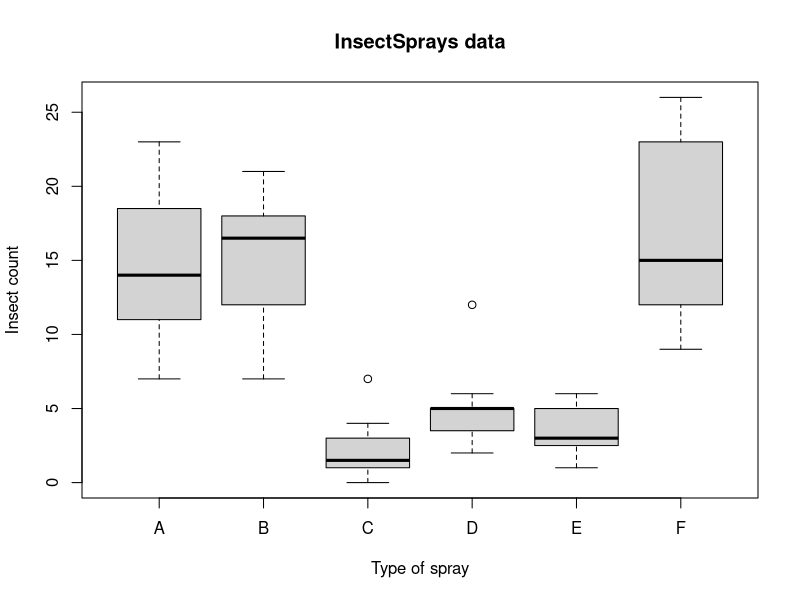
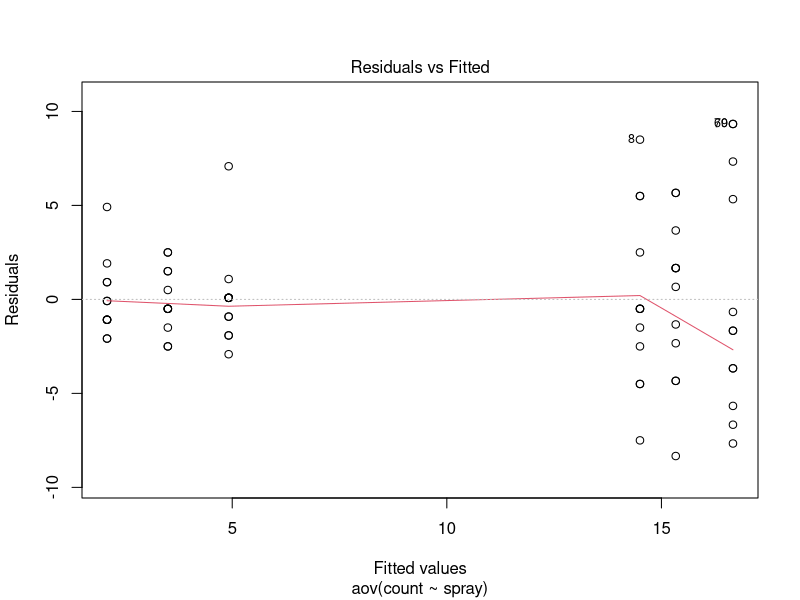
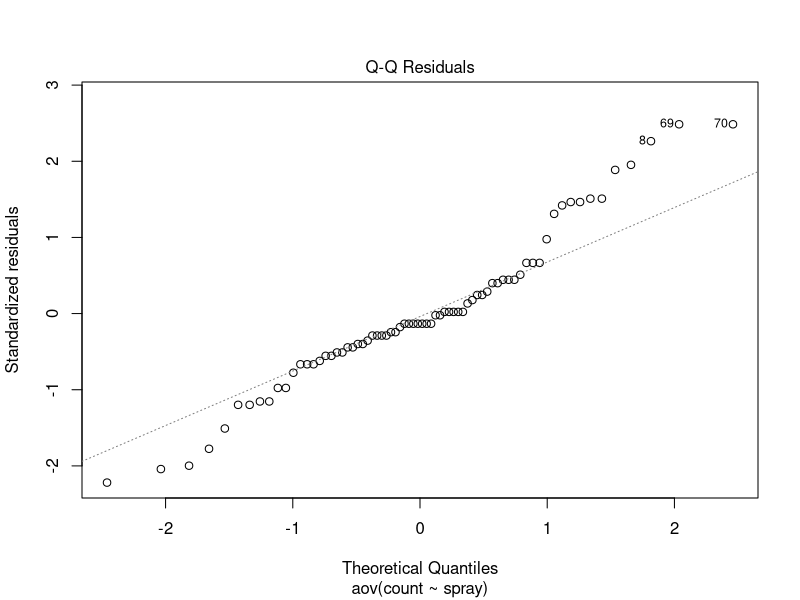
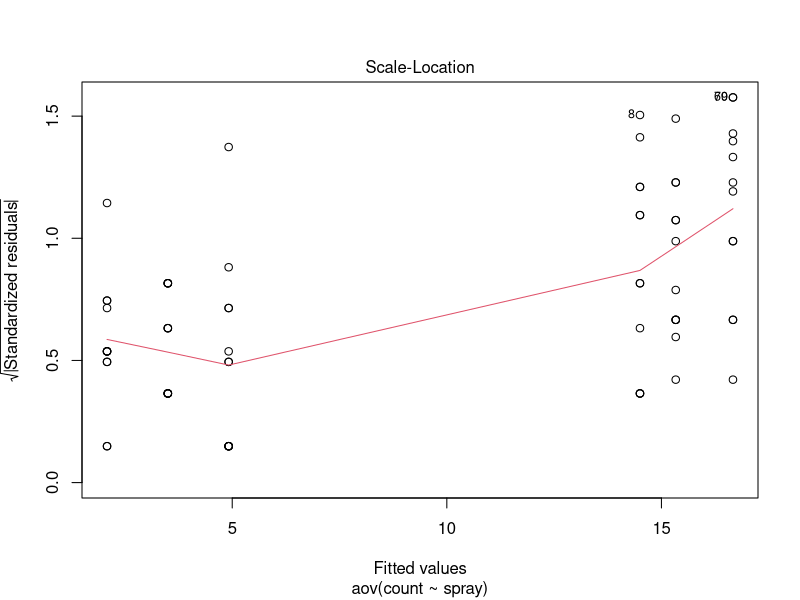
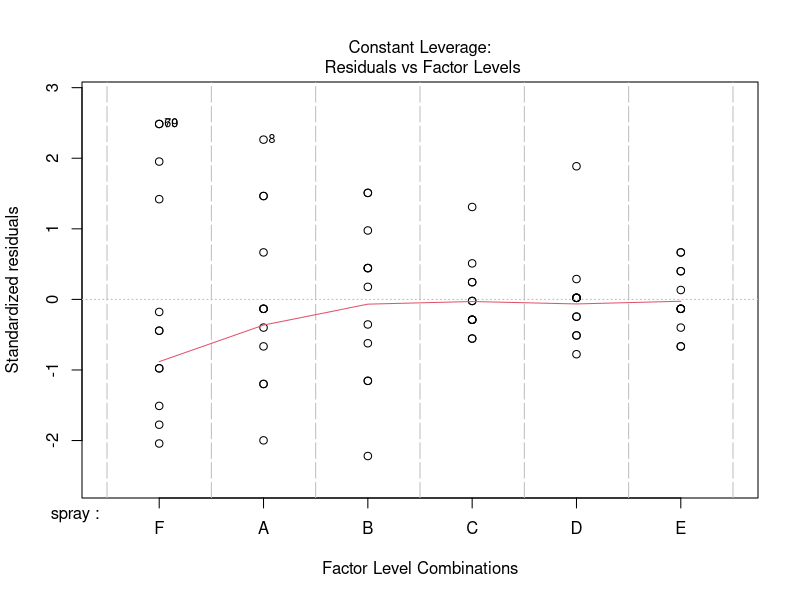

These charts were generated, in order, by the following R code:

####################
#### ANOVA in R ####
####################

#####################
### One-way ANOVA ###
#####################

#  attach(InsectSprays) Using Attach is considered 'bad practice'

## The data() function loads R default datasets
# Notice in the environment it says <Promise>: the dataset will truly
# be loaded as soon as you use it directly in your code.
data("InsectSprays")

## the help() function gives information about the specified dataset
help("InsectSprays")

## str() gives information about the dataset
str(InsectSprays)

##############################
### Descriptive Statistics ###
##############################

### MEAN ###
## Returns the values in the count column where the spray column is
# equal to "A"
InsectSprays$count[InsectSprays$spray == "A"]
## Wrap in the mean() function to return mean of treatment "A"
mean(InsectSprays$count[InsectSprays$spray == "A"])

## To simplify the above line of code, use the with() function
# The with() function specifies a data environment in which the expession can be evaluated
# In the mean function, we refer directly to the columns within the dataframe. The
# with() statement specifies which dataframe those columns can be found
with(InsectSprays, mean(count[spray=="A"]))

## This tapply statement can be thought of as:
# "Apply the function 'mean' to the response variable 'count' for each treatment 'spray'"
with(InsectSprays, tapply(count, spray, mean))

### VARIANCE ###
## Variance within spray groups
with(InsectSprays, tapply(count, spray, var))

### SAMPLE SIZE ###
# Length of the data within each group
with(InsectSprays, tapply(count, spray, length))

### BOXPLOT ###
## Look at the data by creating a boxplot. Note the different arguements
# that improve plot visualization:
boxplot(count ~ spray,
        data = InsectSprays,
        xlab = "Type of spray",
        ylab = "Insect count",
        main = "InsectSprays data",
        col = "lightgray")

##########################
### A couple of Asides ###
##########################

## The importnace of releveling becomes apparent when analysing the output
# table from anova(). The p-values in the table rows are sequential.
## Say you want to compare the effectiveness of insect sprays to the no
# spray control treatment, which is spray "F":
InsectSprays$spray <- relevel(InsectSprays$spray, ref = "F")
# The above line of code replaces the spray column in the InsectSprays
# dataframe with the releveled data.


## When there is ordered structure in the treatment levels, where
# treatments are in creasing such as: F<B<C<D<E<A, use the ordered() function
Photoperiod <- ordered(InsectSprays$spray, levels = c("F", "B", "C", "D", "E", "A"))

# Check the re-ordering
tapply(InsectSprays$count, Photoperiod, mean)

# And check the re-leveling
with(InsectSprays, tapply(count, spray, mean))

# Check if a variable is a factor using the function is.factor()
is.factor(InsectSprays$spray)
is.factor(Photoperiod)

########################
### Run 1-way ANVOVA ###
########################

###################
## oneway.test() ##
###################

oneway.test(count ~ spray, data = InsectSprays)

## Change the var.equal option to TRUE
oneway.test(count ~ spray, data = InsectSprays, var.equal = TRUE)

###############################
## Run and ANOvA using aov() ##
###############################
## The aov() function analyses a one-way anova
aov.out <- aov(count ~ spray, data = InsectSprays)
summary(aov.out)

####################
## Post Hoc Tests ##
####################
TukeyHSD(aov.out)

###############
## Contrasts ##
###############
summary.lm(aov.out)

## Alternatively, to create a linear model:
aov.lm <- lm(count ~ spray, data = InsectSprays)
summary(aov.lm)

######################
## Test Assumptions ##
######################
bartlett.test(count ~ spray, data = InsectSprays)

##########################
## Model Checking plots ##
##########################
## Run the following line and follow the prompts in the command line:
plot(aov.out) # same as plot(aov.lm)

#########################################
## Non-parametric alternative to ANOVA ##
#########################################
kruskal.test(count ~ spray, data = InsectSprays)

#########################################
## ANOVA as Linear Regression Analysis ##
#########################################
data("PlantGrowth")
summary(PlantGrowth)

## GROUP MEANS ##
with(PlantGrowth, tapply(weight, group, mean))

## GROUP VARIANCE ##
with(PlantGrowth, tapply(weight, group, var))

## BARTLETT TEST ##
with(PlantGrowth, bartlett.test(weight ~ group))

## LINEAR REGRESSION ##
lm.out <- with(PlantGrowth, lm(weight ~ group))
summary(lm.out)

# aov table:
summary.aov(lm.out)

# Post Hoc test
TukeyHSD(aov(lm.out))













